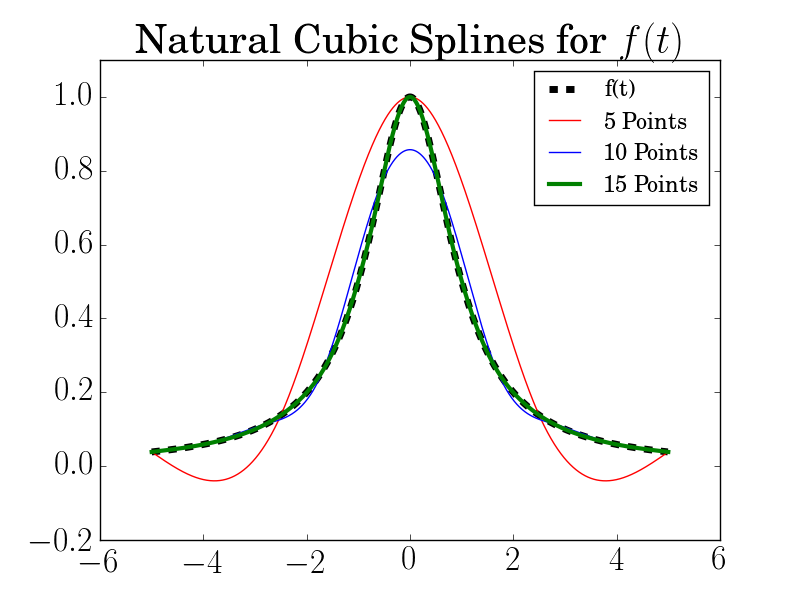

This figure's Python source:
import math
import scipy.interpolate as intrp
import numpy as np
import matplotlib.pyplot as plt

from matplotlib import rc
rc('font',**{'family':'sans-serif','sans-serif':['Helvetica']})
## for Palatino and other serif fonts use:
#rc('font',**{'family':'serif','serif':['Palatino']})
rc('text', usetex=True)
font = {'family' : 'normal',
        'size'   : 24}

rc('font', **font)

### The function
def f(t):
  return 1/(1+t**2)

# Spline
def spline(xpts, ypts):
  n = len(xpts)
  mat = np.zeros(( n, n))
  rhs = np.zeros(( n,1 ))
  for i in range(1,n-1):
    rhs[i] = 6 * ( (ypts[i+1]-ypts[i]) / (xpts[i+1]-xpts[i]) \
            -(ypts[i]-ypts[i-1]) / (xpts[i]-xpts[i-1]) )
    
    for j in range(0,n-1):
      # Set triagonal elements
      if(j==i-1): mat[i][j] += xpts[i] - xpts[i-1]
      elif(j==i): mat[i][j] += 2*(xpts[i+1]-xpts[i-1])
      elif(j==i+1): mat[i][j] += xpts[i+1]-xpts[i]

  # BCs
  mat[0][0] = 1
  mat[-1][-1] = 1
  rhs[0] = 0
  rhs[-1] = 0
  # Solve it
  x_vec = np.linalg.solve(mat, rhs)
  return x_vec


#######

# The function
x = [ i/100 for i in range(-500,500) ]
fx = [ f(i) for i in x ]
plt.plot(x,fx, 'k--',label='f(t)', linewidth=5)

### 5 points
xpts = np.linspace(-5, 5, 5)
ypts = [ f(t) for t in xpts ]
sol = spline(xpts, ypts)
n = len(xpts)
x = []
fx = []
t = 1000
for i in range(0,n-1):
  dx = xpts[i+1]-xpts[i]
  for j in range(t):
    bb = 1*j/(t)
    aa = 1 - bb
    x.append(xpts[i]+bb*dx)
    cc = dx**2*aa*(aa**2-1)/6
    dd = dx**2*bb*(bb**2-1)/6
    fx.append(aa*ypts[i]+bb*ypts[i+1]+cc*sol[i]+dd*sol[i+1])

plt.plot(x,fx, 'r', label='5 Points')

diffs = [ f( x[i] ) - fx[i] for i in range(len(x)) ]
rmse=np.linalg.norm( diffs )/np.sqrt(len(fx))
print('Error for 5 Points:', rmse)

### 10 points
xpts = np.linspace(-5, 5, 10)
ypts = [ f(t) for t in xpts ]
sol = spline(xpts, ypts)
n = len(xpts)
x = []
fx = []
t = 1000
for i in range(0,n-1):
  dx = xpts[i+1]-xpts[i]
  for j in range(t):
    bb = 1*j/(t)
    aa = 1 - bb
    x.append(xpts[i]+bb*dx)
    cc = dx**2*aa*(aa**2-1)/6
    dd = dx**2*bb*(bb**2-1)/6
    fx.append(aa*ypts[i]+bb*ypts[i+1]+cc*sol[i]+dd*sol[i+1])

plt.plot(x,fx, 'b', label='10 Points')

diffs = [ f( x[i] ) - fx[i] for i in range(len(x)) ]
rmse=np.linalg.norm( diffs )/np.sqrt(len(fx))
print('Error for 10 Points:', rmse)

### 15 points
xpts = np.linspace(-5, 5, 15)
ypts = [ f(t) for t in xpts ]
sol = spline(xpts, ypts)
n = len(xpts)
x = []
fx = []
t = 1000
for i in range(0,n-1):
  dx = xpts[i+1]-xpts[i]
  for j in range(t):
    bb = 1*j/(t)
    aa = 1 - bb
    x.append(xpts[i]+bb*dx)
    cc = dx**2*aa*(aa**2-1)/6
    dd = dx**2*bb*(bb**2-1)/6
    fx.append(aa*ypts[i]+bb*ypts[i+1]+cc*sol[i]+dd*sol[i+1])

plt.plot(x,fx, 'g', label='15 Points',linewidth=3)

diffs = [ f( x[i] ) - fx[i] for i in range(len(x)) ]
rmse=np.linalg.norm( diffs )/np.sqrt(len(fx))
print('Error for 15 Points:', rmse)

plt.legend(fontsize=16)
plt.ylim( [-0.2, 1.1] )
plt.title('Natural Cubic Splines for $f(t)$')
plt.savefig('Problem5ii.png')
plt.show()
